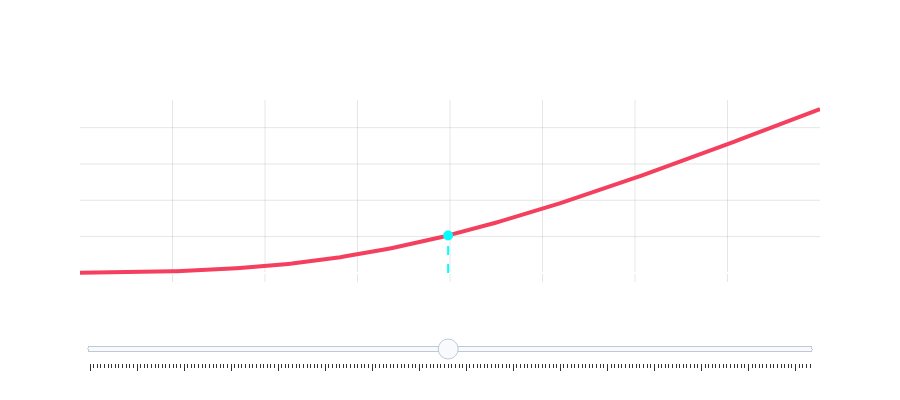

The notebook cell saved with this chart:
### Markdown cell above
#### 2.)  Black-Scholes Model

Using the argument posited by Black-Scholes (a Black-Scholes framework) we get:
$$
\frac{\partial V}{\partial t} + \frac{1}{2} \sigma^2 S^2 \frac{\partial^2 V}{\partial S^2} + r S \frac{\partial V}{\partial S} - r V = 0
$$

If we solve this partial differential equation we get the function(al) we are looking for $V$!

where $V(S, t)$ is the option price, $\sigma$ is volatility, and $r$ is the risk-free rate.

### Code cell
import numpy as np
import plotly.graph_objects as go
from scipy.stats import norm

# Parameters for the Black-Scholes plot
K = 100  # Strike price
r = 0.05  # risk-free rate
sigma = 0.2  # volatility
T = 1      # time to maturity
S = np.linspace(60, 140, 200)
t = T  # Make it explicit (at time t, not T)

# Black-Scholes European call price as a function (at fixed time t)
def euro_call(S, K, r, sigma, t):
    S = np.array(S)
    d1 = (np.log(S / K) + (r + 0.5 * sigma ** 2) * t) / (sigma * np.sqrt(t))
    d2 = d1 - sigma * np.sqrt(t)
    C = S * norm.cdf(d1) - K * np.exp(-r * t) * norm.cdf(d2)
    C = np.where(np.isnan(C), 0, C)
    return C

call_price = euro_call(S, K, r, sigma, t)

# 100th index as the starting slider position
slider_start_idx = 99  # zero-based
slider_x = float(S[slider_start_idx])
slider_y = float(call_price[slider_start_idx])

# Redefine fig with Black-Scholes, vertical line, marker, remove all legends
fig = go.Figure(
    data=[
        go.Scatter(
            x=S, y=call_price, mode='lines',
            line=dict(color='#f43f5e', width=4),
            showlegend=False
        ),
        go.Scatter(
            x=[slider_x, slider_x], y=[0, slider_y], mode='lines',
            line=dict(color='cyan', width=2, dash='dash'),
            showlegend=False
        ),
        go.Scatter(
            x=[slider_x], y=[slider_y], mode='markers+text',
            marker=dict(color='cyan', size=10, symbol='circle'),
            text=[f"BS Price: {slider_y:.2f}"],
            textposition="top left",
            showlegend=False
        )
    ]
)

# Slider code (1 slider, 1 handle)
steps = []
for i in range(len(S)):
    si = float(S[i])
    yi = float(call_price[i])
    step = dict(
        method="update",
        args=[
            {
                "x": [S, [si, si], [si]],
                "y": [call_price, [0, yi], [yi]],
                "text": [None, None, [f"BS Price: {yi:.2f}"]],
            },
            {
                "title": f"Black-Scholes European Call Price<br>Stock @ t = {si:.2f} | BS Price = {yi:.2f}",
                "showlegend": False
            }
        ],
        label=f"{si:.2f}"
    )
    steps.append(step)

sliders = [dict(
    active=slider_start_idx,
    currentvalue={"prefix": "Stock Price (Stock @ t) = "},
    pad={"t": 30},
    steps=steps,
)]

initial_title = f"Black-Scholes European Call Price<br>Stock @ t = {slider_x:.2f} | BS Price = {slider_y:.2f}"

fig.update_layout(
    title=initial_title,
    xaxis_title="Underlying Price (Stock @ t)",
    yaxis_title="Black-Scholes Option Price",
    height=400,
    sliders=sliders,
    plot_bgcolor='rgba(0,0,0,0)',
    paper_bgcolor='rgba(0,0,0,0)',
    font=dict(color='white'),
    showlegend=False  # remove the legend globally
)
fig.update_xaxes(showgrid=True, gridwidth=1, gridcolor='rgba(128,128,128,0.2)')
fig.update_yaxes(showgrid=True, gridwidth=1, gridcolor='rgba(128,128,128,0.2)')

fig.show()
